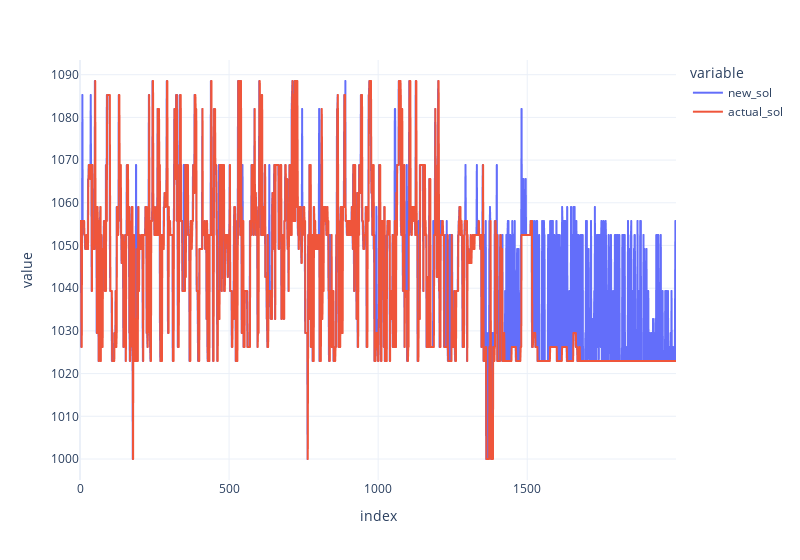
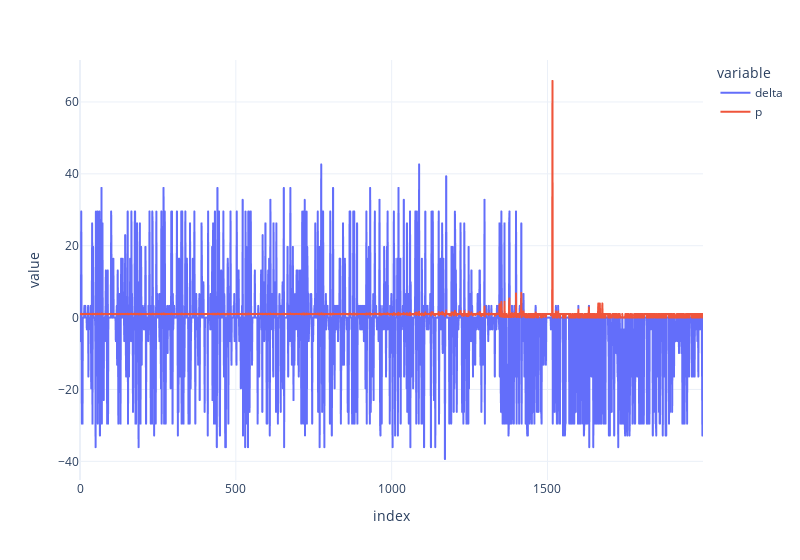
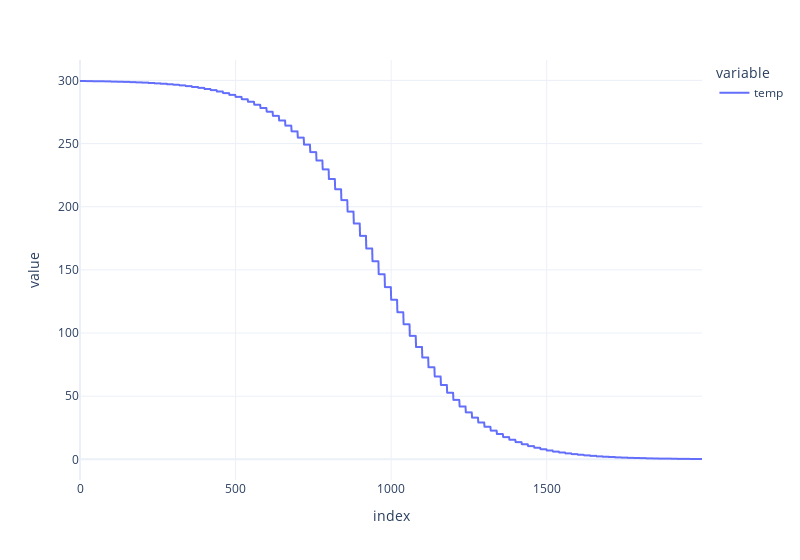
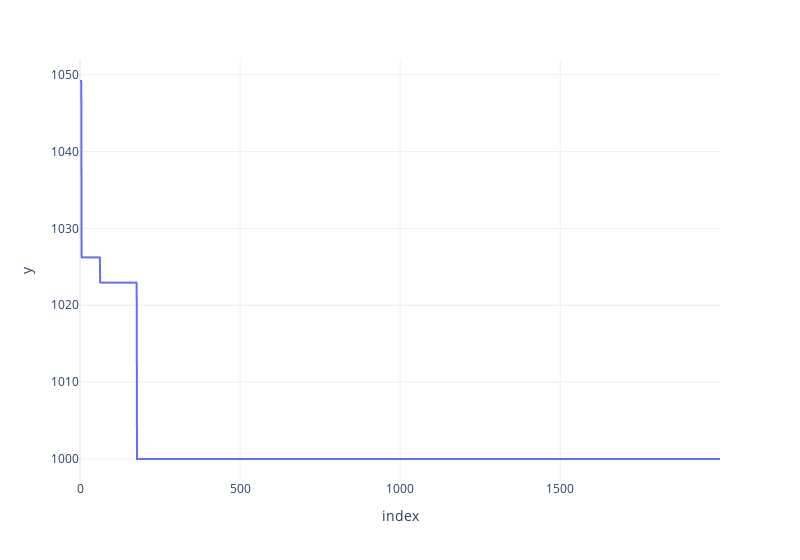

Notebook code cell kept with these figures, in order:
### Code cell
px.line(df_history,
        x=df_history.index,
        y=["new_sol", "actual_sol"],
        width=800,
        template="plotly_white").show()

px.line(df_history,
        x=df_history.index,
        y=["delta", "p"],
        width=800,
        template="plotly_white").show()

px.line(df_history,
        x=df_history.index,
        y=["temp"],
        width=800,
        template="plotly_white").show()

px.line(df_history,
        x=df_history.index,
        y=df_history.actual_sol.cummin(),
        width=800,
        template="plotly_white").show()

### Figure 1 — Plotly figure (JSON) as saved in the notebook; plotly's stock layout.template omitted (floating-point values rounded to 4 significant figures; data arrays with more than 128 entries replaced by an {"elided": "..."} marker saying what was removed)
{"data": [{"hovertemplate": "variable=new_sol<br>index=%{x}<br>value=%{y}<extra></extra>", "legendgroup": "new_sol", "line": {"color": "#636efa", "dash": "solid"}, "marker": {"symbol": "circle"}, "mode": "lines", "name": "new_sol", "showlegend": true, "type": "scattergl", "x": {"elided": "2000 int values"}, "xaxis": "x", "y": {"elided": "2000 float values"}, "yaxis": "y"}, {"hovertemplate": "variable=actual_sol<br>index=%{x}<br>value=%{y}<extra></extra>", "legendgroup": "actual_sol", "line": {"color": "#EF553B", "dash": "solid"}, "marker": {"symbol": "circle"}, "mode": "lines", "name": "actual_sol", "showlegend": true, "type": "scattergl", "x": {"elided": "2000 int values"}, "xaxis": "x", "y": {"elided": "2000 float values"}, "yaxis": "y"}], "layout": {"legend": {"title": {"text": "variable"}, "tracegroupgap": 0}, "margin": {"t": 60}, "width": 800, "xaxis": {"anchor": "y", "domain": [0, 1], "title": {"text": "index"}}, "yaxis": {"anchor": "x", "domain": [0, 1], "title": {"text": "value"}}}}

### Figure 2 — Plotly figure (JSON) as saved in the notebook; plotly's stock layout.template omitted (floating-point values rounded to 4 significant figures; data arrays with more than 128 entries replaced by an {"elided": "..."} marker saying what was removed)
{"data": [{"hovertemplate": "variable=delta<br>index=%{x}<br>value=%{y}<extra></extra>", "legendgroup": "delta", "line": {"color": "#636efa", "dash": "solid"}, "marker": {"symbol": "circle"}, "mode": "lines", "name": "delta", "showlegend": true, "type": "scattergl", "x": {"elided": "2000 int values"}, "xaxis": "x", "y": {"elided": "2000 float values"}, "yaxis": "y"}, {"hovertemplate": "variable=p<br>index=%{x}<br>value=%{y}<extra></extra>", "legendgroup": "p", "line": {"color": "#EF553B", "dash": "solid"}, "marker": {"symbol": "circle"}, "mode": "lines", "name": "p", "showlegend": true, "type": "scattergl", "x": {"elided": "2000 int values"}, "xaxis": "x", "y": {"elided": "2000 float values"}, "yaxis": "y"}], "layout": {"legend": {"title": {"text": "variable"}, "tracegroupgap": 0}, "margin": {"t": 60}, "width": 800, "xaxis": {"anchor": "y", "domain": [0, 1], "title": {"text": "index"}}, "yaxis": {"anchor": "x", "domain": [0, 1], "title": {"text": "value"}}}}

### Figure 3 — Plotly figure (JSON) as saved in the notebook; plotly's stock layout.template omitted (floating-point values rounded to 4 significant figures; data arrays with more than 128 entries replaced by an {"elided": "..."} marker saying what was removed)
{"data": [{"hovertemplate": "variable=temp<br>index=%{x}<br>value=%{y}<extra></extra>", "legendgroup": "temp", "line": {"color": "#636efa", "dash": "solid"}, "marker": {"symbol": "circle"}, "mode": "lines", "name": "temp", "showlegend": true, "type": "scattergl", "x": {"elided": "2000 int values"}, "xaxis": "x", "y": {"elided": "2000 float values"}, "yaxis": "y"}], "layout": {"legend": {"title": {"text": "variable"}, "tracegroupgap": 0}, "margin": {"t": 60}, "width": 800, "xaxis": {"anchor": "y", "domain": [0, 1], "title": {"text": "index"}}, "yaxis": {"anchor": "x", "domain": [0, 1], "title": {"text": "value"}}}}

### Figure 4 — Plotly figure (JSON) as saved in the notebook; plotly's stock layout.template omitted (floating-point values rounded to 4 significant figures; data arrays with more than 128 entries replaced by an {"elided": "..."} marker saying what was removed)
{"data": [{"hovertemplate": "index=%{x}<br>y=%{y}<extra></extra>", "legendgroup": "", "line": {"color": "#636efa", "dash": "solid"}, "marker": {"symbol": "circle"}, "mode": "lines", "name": "", "showlegend": false, "type": "scattergl", "x": {"elided": "2000 int values"}, "xaxis": "x", "y": {"elided": "2000 float values"}, "yaxis": "y"}], "layout": {"legend": {"tracegroupgap": 0}, "margin": {"t": 60}, "width": 800, "xaxis": {"anchor": "y", "domain": [0, 1], "title": {"text": "index"}}, "yaxis": {"anchor": "x", "domain": [0, 1], "title": {"text": "y"}}}}
